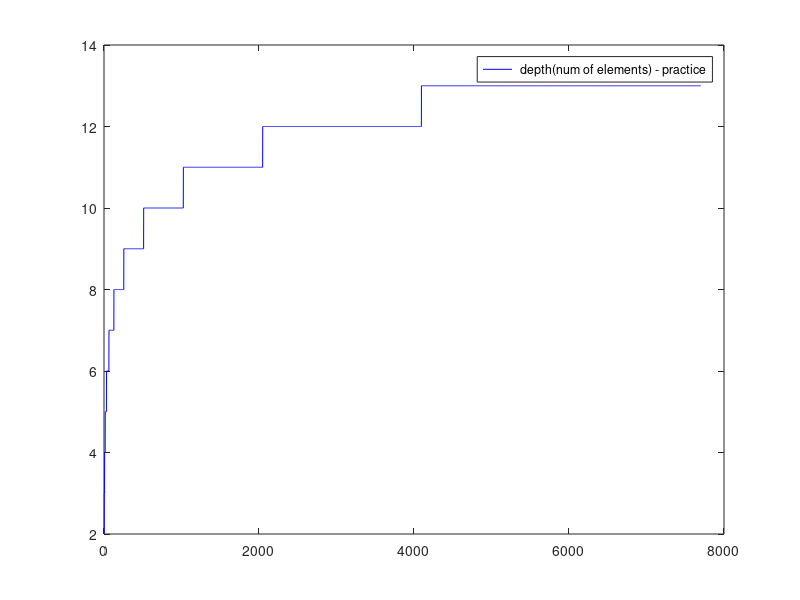
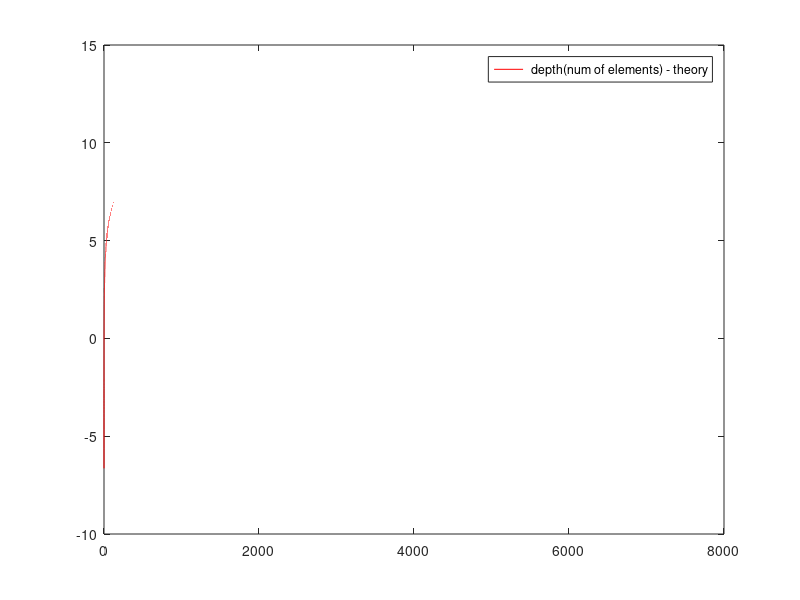

These figures' MATLAB source, in order:
function research()
  file = fopen('Research.txt', 'rt');
  N = fscanf(file, '%d', 1);
  M = fscanf(file, '%d', 1);
  for i = 1:N
    for j = 1:M
      A(i,j) = fscanf(file, '%g', 1);
    end;
  end;
  fclose(file);
  x = A(1:7700);
  y = A(7701:15400);
  x_t = 0:0.01:7700;
  y_t  = log2(x_t);
  h = figure();
  h = plot(x, y, "-b; depth(num of elements) - practice;");
  h2 = figure();
  h2 = plot(x_t, y_t, "-r; depth(num of elements) - theory;");
  saveas(h, "research.png");
  saveas(h2, "research2.png");

  endfunction;

  
  
  
  
  
